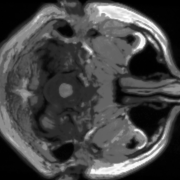
%> input picture hw5/data/t1_icbm_normal_1mm_pn0_rf20_rawb.png, 180 x 180 px; the run also reads 1 picture not shown here
$ octave q3.m   (GNU Octave 9; MATLAB toolbox functions it lacks are replaced by stand-ins)
%> lines starting %> are read from the running program, lines starting %| are printed output that depends on the picture
### hw5/code/get_tom_projections.m
function [radon_img1,radon_img2,angles_1,angles_2] = get_tom_projections(img1,img2)
    angles_1 = randsample(0:1:180,18);
    angles_2 = randsample(0:1:180,18);
    radon_img1 = radon(img1,angles_1);
    radon_img2 = radon(img2,angles_2);
end

### hw5/code/q3.m
addpath ./l1_ls_matlab
img1 = imread('../data/t1_icbm_normal_1mm_pn0_rf20_rawb.png');
%> img1 is the input picture: size 180x180 uint8; min 0, max 255, mean 69.9
img2 = imread('../data/t1_icbm_normal_1mm_pn3_rf20_rawb.png');
[R_1,R_2,angles_1,angles_2] = get_tom_projections(img1,img2);
%> angles_1 = 18 values, max 178 at index 18, min 7 at index 13, mean 106.1; angles_2 = 18 values, max 175 at index 12, min 1 at index 5, mean 99.94
R_1_vec = reshape(R_1, 259*18,1);
%> R_1_vec = 4662 values, max 21287.6 at index 3258, min 0 at index 1, mean 8740
R_2_vec = reshape(R_2, 259*18,1);
%> R_2_vec = 4662 values, max 20772.2 at index 3778, min 0 at index 1, mean 8647.5

[M,N] = size(img1);
%> M = 180; N = 180

%Filtered Back Projection
fil_back_rad_img1 = iradon(R_1,angles_1,'linear','Ram-Lak',1,180);
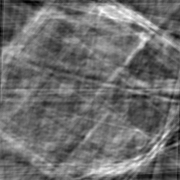
%> fil_back_rad_img1: size 180x180 double; min -150, max 363.4, mean 71.8; drawn with min black and max white
fil_back_rad_img2 = iradon(R_2,angles_2,'linear','Ram-Lak',1,180);
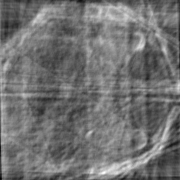
%> fil_back_rad_img2: size 180x180 double; min -167.7, max 370, mean 72.2; drawn with min black and max white

figure, imshow(uint8(fil_back_rad_img1));
%> after `imshow(uint8(fil_back_rad_img1))`:
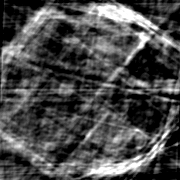
%> displayed picture: size 180x180, on the screen's scale of 0 to 255; min 0, max 255, mean 75.1
figure, imshow(uint8(fil_back_rad_img2));
%> after `imshow(uint8(fil_back_rad_img2))`:
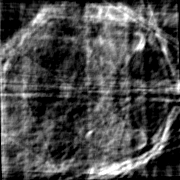
%> displayed picture: size 180x180, on the screen's scale of 0 to 255; min 0, max 255, mean 75

%CS part (b)

lambda = 0.01;
RU_1 = RU_mat(M,N,angles_1);
RU_1_t = RU_mat_t(M,N,angles_1);

RU_2 = RU_mat(M,N,angles_2);
RU_2_t = RU_mat_t(M,N,angles_2);

%> (the run ends here)
